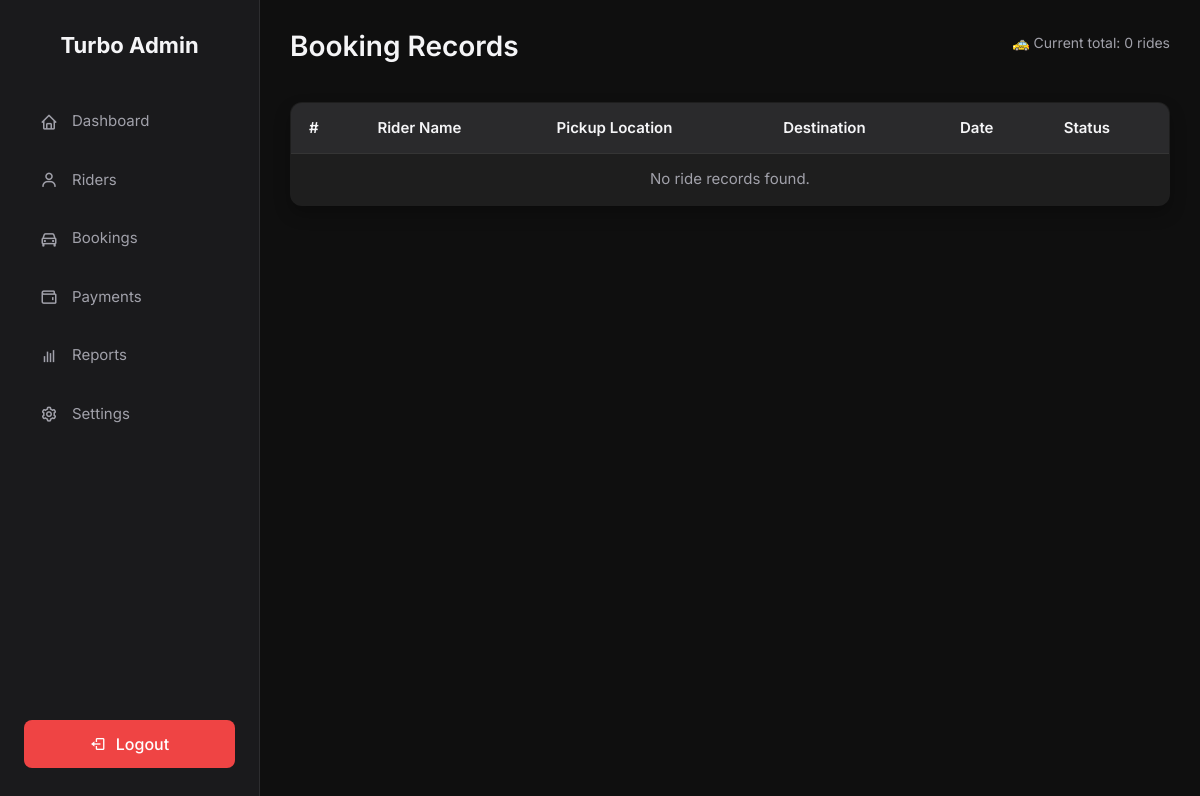
The page /adminpages/booking/ (signed in) on the database as committed earlier.
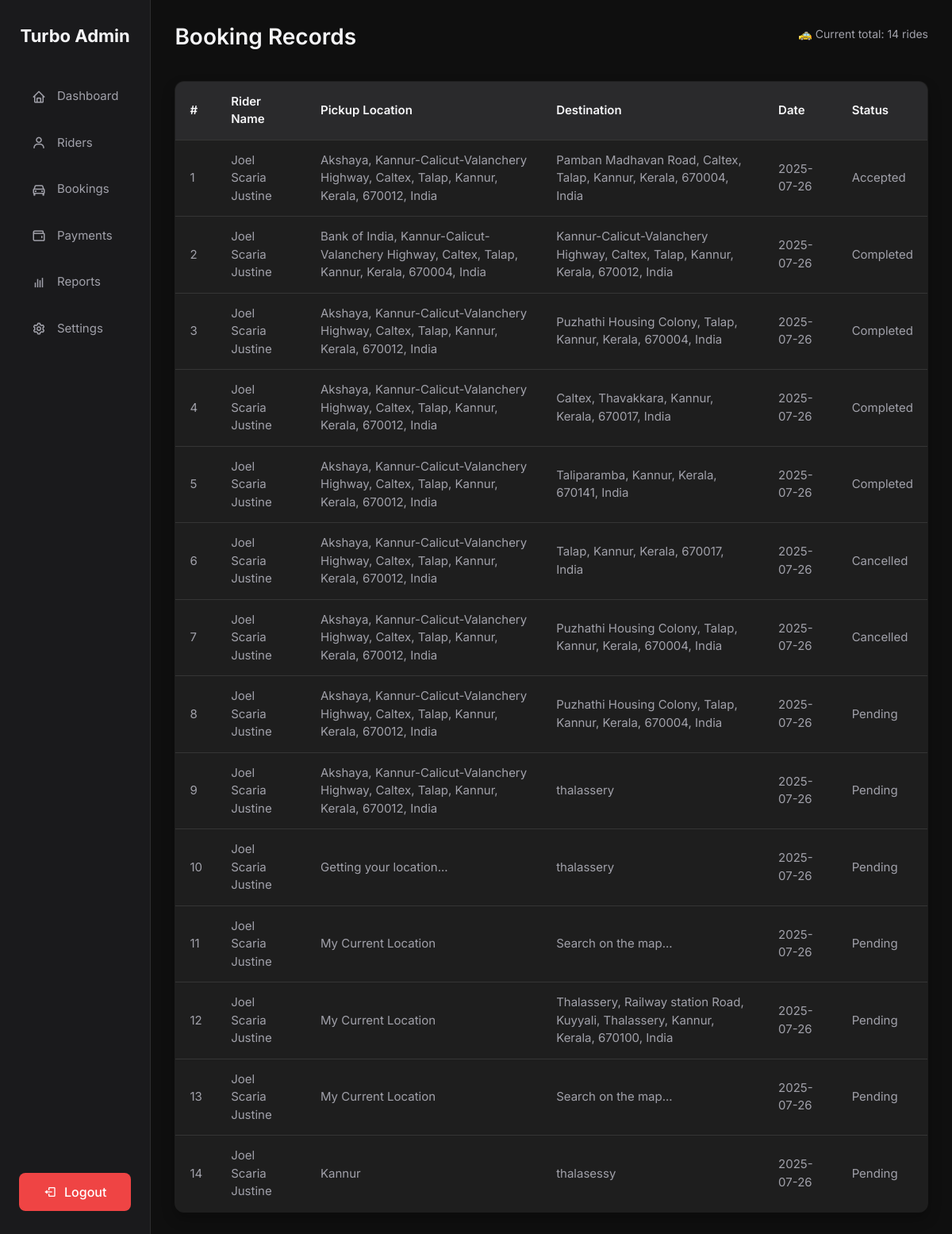
The same page on the database as committed later.
### riderpages/models.py (models this page shows, shortened)
class Ride(models.Model):
    user = models.ForeignKey(
        settings.AUTH_USER_MODEL,
        on_delete=models.CASCADE,
        related_name='rides_as_rider'
    )
    pickup_location = models.CharField(max_length=255)
    drop_location = models.CharField(max_length=255)
    car_type = models.CharField(max_length=10, choices=CAR_CHOICES)
    distance = models.DecimalField(max_digits=10, decimal_places=2, null=True, blank=True)
    fare = models.DecimalField(max_digits=10, decimal_places=2, null=True, blank=True)
    transaction_id = models.CharField(max_length=100, null=True, blank=True)
    driver = models.ForeignKey(
        'driverpages.DriverProfile',
        on_delete=models.SET_NULL,
        related_name='rides_as_driver',
        null=True,
        blank=True
    )
    payment_method = models.CharField(
        max_length=20,
        choices=PAYMENT_METHOD_CHOICES,
        null=True,
        blank=True
    )
    status = models.CharField(max_length=20, choices=STATUS_CHOICES, default='PENDING')
    created_at = models.DateTimeField(auto_now_add=True)

### account/models.py (models this page shows, shortened)
class CustomUser(AbstractUser):
    ROLE_CHOICES = [
        ('driver', 'Driver'),
        ('rider', 'Rider'),
        ('admin', 'Admin'),
    ]
    full_name = models.CharField(max_length=100)
    email = models.EmailField(unique=True)
    role = models.CharField(max_length=10, choices=ROLE_CHOICES)
    phone = models.CharField(max_length=10, default="9999999999")
    USERNAME_FIELD = 'email'
    REQUIRED_FIELDS = ['username', 'full_name', 'role']

### adminpages/views.py (the view)
# urls.py: path('booking/', views.booking, name='booking'),
@login_required
def booking(request):
    all_rides = Ride.objects.all().order_by('-created_at')
    context = {
        'rides': all_rides,
        'ride_count': all_rides.count(), # Dynamic count of all rides
    }
    return render(request, 'adminpages/booking.html', context)

### templates/adminpages/booking.html
{% extends 'adminpages/base.html' %}
{% block content %}
  <div class="main">
    <div class="header">
      <h1>Booking Records</h1>
      <p>🚕 Current total: {{ ride_count }} rides</p>
    </div>
    <table>
      <thead>
        <tr>
          <th>#</th>
          <th>Rider Name</th>
          <th>Pickup Location</th>
          <th>Destination</th>
          <th>Date</th>
          <th>Status</th>
        </tr>
      </thead>
      <tbody>
        {% for ride in rides %}
        <tr>
          <td>{{ forloop.counter }}</td>
          <td>{{ ride.user.full_name }}</td>         <td>{{ ride.pickup_location }}</td>      <td>{{ ride.drop_location }}</td>        <td>{{ ride.created_at|date:"Y-m-d" }}</td> <td class="status-{{ ride.status|lower }}">{{ ride.get_status_display }}</td>
        </tr>
        {% empty %}
        <tr>
          <td colspan="6" style="text-align: center;">No ride records found.</td>
        </tr>
        {% endfor %}
      </tbody>
    </table>
  </div>
{% endblock %}

Rows that differ between the two databases and show on the page:
added Ride: user.full_name "Joel Scaria Justine", pickup_location "Akshaya, Kannur-Calicut-Valanchery Highway, Caltex, Talap, Kannur, Kerala, 670012, India", drop_location "Pamban Madhavan Road, Caltex, Talap, Kannur, Kerala, 670004, India", created_at "2025-07-26", status "Accepted"
added Ride: user.full_name "Joel Scaria Justine", pickup_location "Bank of India, Kannur-Calicut-Valanchery Highway, Caltex, Talap, Kannur, Kerala, 670004, India", drop_location "Kannur-Calicut-Valanchery Highway, Caltex, Talap, Kannur, Kerala, 670012, India", created_at "2025-07-26", status "Completed"
added Ride: user.full_name "Joel Scaria Justine", pickup_location "Akshaya, Kannur-Calicut-Valanchery Highway, Caltex, Talap, Kannur, Kerala, 670012, India", drop_location "Puzhathi Housing Colony, Talap, Kannur, Kerala, 670004, India", created_at "2025-07-26", status "Completed"
added Ride: user.full_name "Joel Scaria Justine", pickup_location "Akshaya, Kannur-Calicut-Valanchery Highway, Caltex, Talap, Kannur, Kerala, 670012, India", drop_location "Caltex, Thavakkara, Kannur, Kerala, 670017, India", created_at "2025-07-26", status "Completed"
added Ride: user.full_name "Joel Scaria Justine", pickup_location "Akshaya, Kannur-Calicut-Valanchery Highway, Caltex, Talap, Kannur, Kerala, 670012, India", drop_location "Taliparamba, Kannur, Kerala, 670141, India", created_at "2025-07-26", status "Completed"
added Ride: user.full_name "Joel Scaria Justine", pickup_location "Akshaya, Kannur-Calicut-Valanchery Highway, Caltex, Talap, Kannur, Kerala, 670012, India", drop_location "Talap, Kannur, Kerala, 670017, India", created_at "2025-07-26", status "Cancelled"
added Ride: user.full_name "Joel Scaria Justine", pickup_location "Akshaya, Kannur-Calicut-Valanchery Highway, Caltex, Talap, Kannur, Kerala, 670012, India", drop_location "Puzhathi Housing Colony, Talap, Kannur, Kerala, 670004, India", created_at "2025-07-26", status "Cancelled"
added Ride: user.full_name "Joel Scaria Justine", pickup_location "Akshaya, Kannur-Calicut-Valanchery Highway, Caltex, Talap, Kannur, Kerala, 670012, India", drop_location "Puzhathi Housing Colony, Talap, Kannur, Kerala, 670004, India", created_at "2025-07-26", status "Pending"
added Ride: user.full_name "Joel Scaria Justine", pickup_location "Akshaya, Kannur-Calicut-Valanchery Highway, Caltex, Talap, Kannur, Kerala, 670012, India", drop_location "thalassery", created_at "2025-07-26", status "Pending"
added Ride: user.full_name "Joel Scaria Justine", pickup_location "Getting your location...", drop_location "thalassery", created_at "2025-07-26", status "Pending"
added Ride: user.full_name "Joel Scaria Justine", pickup_location "My Current Location", drop_location "Search on the map...", created_at "2025-07-26", status "Pending"
added Ride: user.full_name "Joel Scaria Justine", pickup_location "My Current Location", drop_location "Thalassery, Railway station Road, Kuyyali, Thalassery, Kannur, Kerala, 670100, India", created_at "2025-07-26", status "Pending"
added Ride: user.full_name "Joel Scaria Justine", pickup_location "My Current Location", drop_location "Search on the map...", created_at "2025-07-26", status "Pending"
added Ride: user.full_name "Joel Scaria Justine", pickup_location "Kannur", drop_location "thalasessy", created_at "2025-07-26", status "Pending"
Other text that changed with them:
{{ ride_count }}: "0" → "14"
text no longer shown: "No ride records found."
